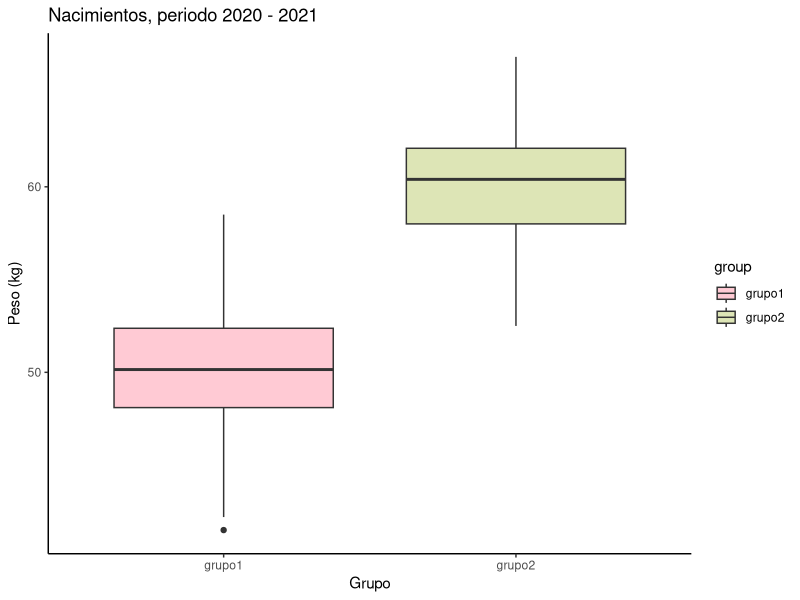
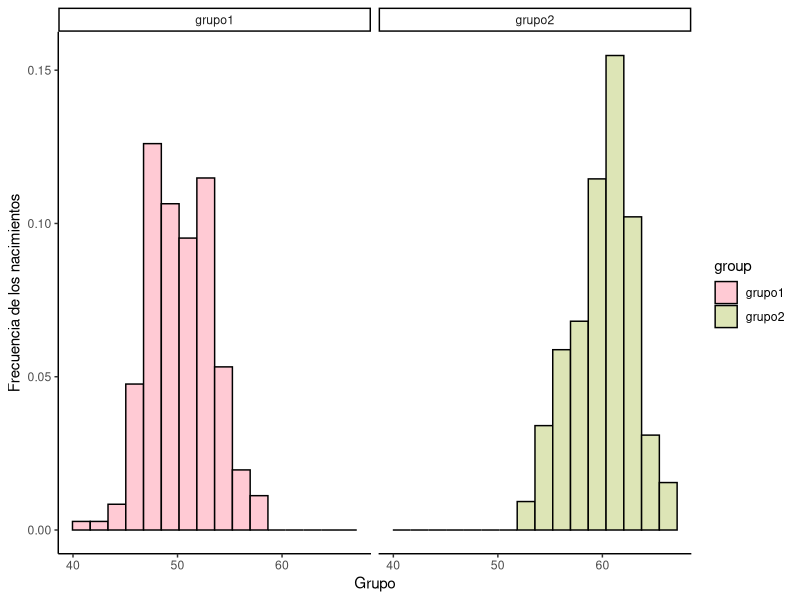
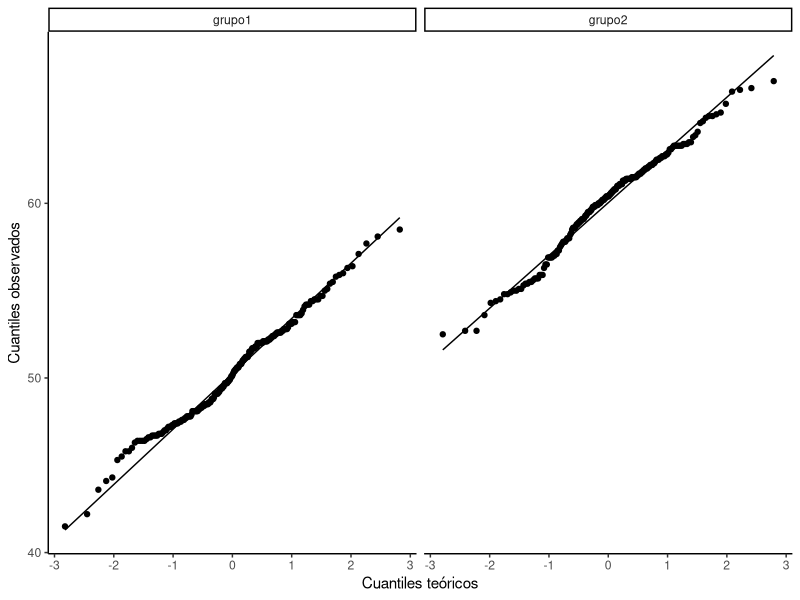
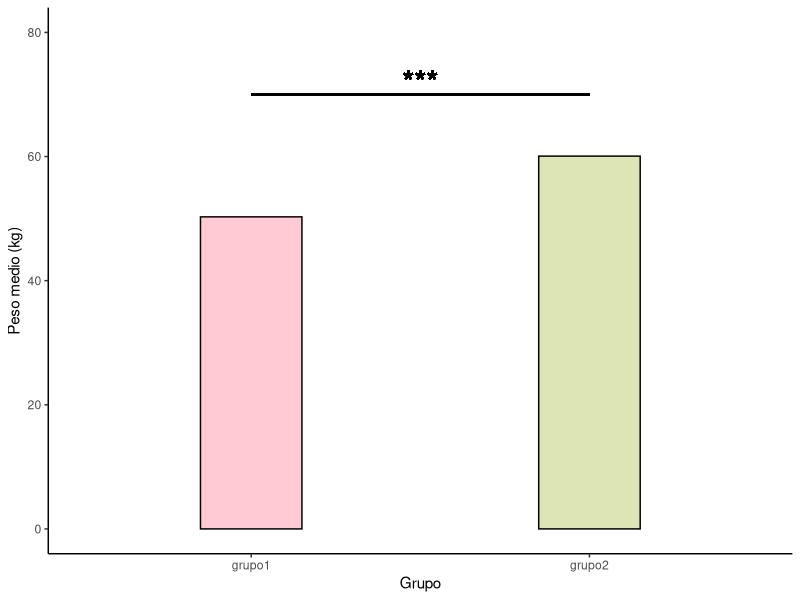

Generate these figures, in order, with R:
## ---- chunk 1
knitr::opts_chunk$set(echo = TRUE)
## ---- chunk 2
library(dplyr)
library(ggplot2)
## ---- chunk 3
data <- read.csv("data/datos21.txt", header = FALSE, sep = "\t", col.names = c('weight', 'group'))

head(data)

## ---- chunk 4
data %>% group_by(group) %>% 
  summarise(min = min(weight),
            max = max(weight),
            mean = mean(weight),
            sd = sd(weight),
            n = n(),
            q1 = quantile(weight, .25),
            q3 = quantile(weight, .75)) 
## ---- chunk 5
data %>% ggplot(aes(x=group, y=weight, fill=group)) + 
  geom_boxplot() + 
  scale_fill_manual(values = c("#ffcad4", "#dde5b6")) + 
  labs(
    title = "Nacimientos, periodo 2020 - 2021",
    x = "Grupo",
    y = "Peso (kg)"
  ) + 
  theme_classic()
## ---- chunk 6
data %>%
  ggplot( aes(x=weight, color=group, fill=group)) +
    geom_histogram(aes(y=after_stat(density)),bins=16, colour = 1) +
    scale_fill_manual(values = c("#ffcad4", "#dde5b6")) + 
    xlab("Grupo") +
    ylab("Frecuencia de los nacimientos") +
    facet_wrap(~group) + 
    theme_classic()

## ---- chunk 7
summer <- filter(data, group == "grupo1") %>% select(weight) %>% unlist
winter <- filter(data, group == "grupo2") %>% select(weight) %>% unlist
## ---- chunk 8
data %>% ggplot(aes(sample = weight)) +
  stat_qq() +
  stat_qq_line() +
  xlab("Cuantiles teóricos") +
  ylab("Cuantiles observados") +
  facet_wrap(~group) + 
  theme_classic()
## ---- chunk 9
t.test(
  x = summer, 
  y = winter, 
  alternative="less", 
  mu = 0, 
  paired=FALSE, 
  var.equal=TRUE, 
  conf.level=0.95
  )
## ---- chunk 10
data %>% ggplot(aes(y=weight, x=group)) + 
  stat_summary( 
    fun = mean, 
    geom = "bar", 
    color = "black", 
    width = .3,
    fill = c("#ffcad4", "#dde5b6")) +
  ylim(0, 80) +
  geom_segment(
    x = 1,
    y = 70,
    xend = 2,
    yend = 70
  ) +
  geom_text(
    x = 1.5,
    y = 72,
    label = "***",
    size = 8
  ) + 
  theme_classic() + 
  labs(
    x = "Grupo",
    y = "Peso medio (kg)"
  ) 

